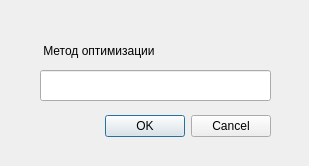
<?xml version="1.0" encoding="UTF-8"?>
<ui version="4.0">
 <class>Dialog</class>
 <widget class="QDialog" name="Dialog">
  <property name="geometry">
   <rect>
    <x>0</x>
    <y>0</y>
    <width>309</width>
    <height>166</height>
   </rect>
  </property>
  <property name="windowTitle">
   <string>Dialog</string>
  </property>
  <widget class="QDialogButtonBox" name="buttonBox">
   <property name="geometry">
    <rect>
     <x>-30</x>
     <y>110</y>
     <width>301</width>
     <height>32</height>
    </rect>
   </property>
   <property name="orientation">
    <enum>Qt::Horizontal</enum>
   </property>
   <property name="standardButtons">
    <set>QDialogButtonBox::Cancel|QDialogButtonBox::Ok</set>
   </property>
  </widget>
  <widget class="QLineEdit" name="new_method_txt">
   <property name="geometry">
    <rect>
     <x>40</x>
     <y>70</y>
     <width>231</width>
     <height>31</height>
    </rect>
   </property>
  </widget>
  <widget class="QLabel" name="label">
   <property name="geometry">
    <rect>
     <x>40</x>
     <y>40</y>
     <width>131</width>
     <height>21</height>
    </rect>
   </property>
   <property name="text">
    <string> Метод оптимизации</string>
   </property>
  </widget>
 </widget>
 <resources/>
 <connections>
  <connection>
   <sender>buttonBox</sender>
   <signal>accepted()</signal>
   <receiver>Dialog</receiver>
   <slot>accept()</slot>
   <hints>
    <hint type="sourcelabel">
     <x>248</x>
     <y>254</y>
    </hint>
    <hint type="destinationlabel">
     <x>157</x>
     <y>274</y>
    </hint>
   </hints>
  </connection>
  <connection>
   <sender>buttonBox</sender>
   <signal>rejected()</signal>
   <receiver>Dialog</receiver>
   <slot>reject()</slot>
   <hints>
    <hint type="sourcelabel">
     <x>316</x>
     <y>260</y>
    </hint>
    <hint type="destinationlabel">
     <x>286</x>
     <y>274</y>
    </hint>
   </hints>
  </connection>
 </connections>
</ui>
